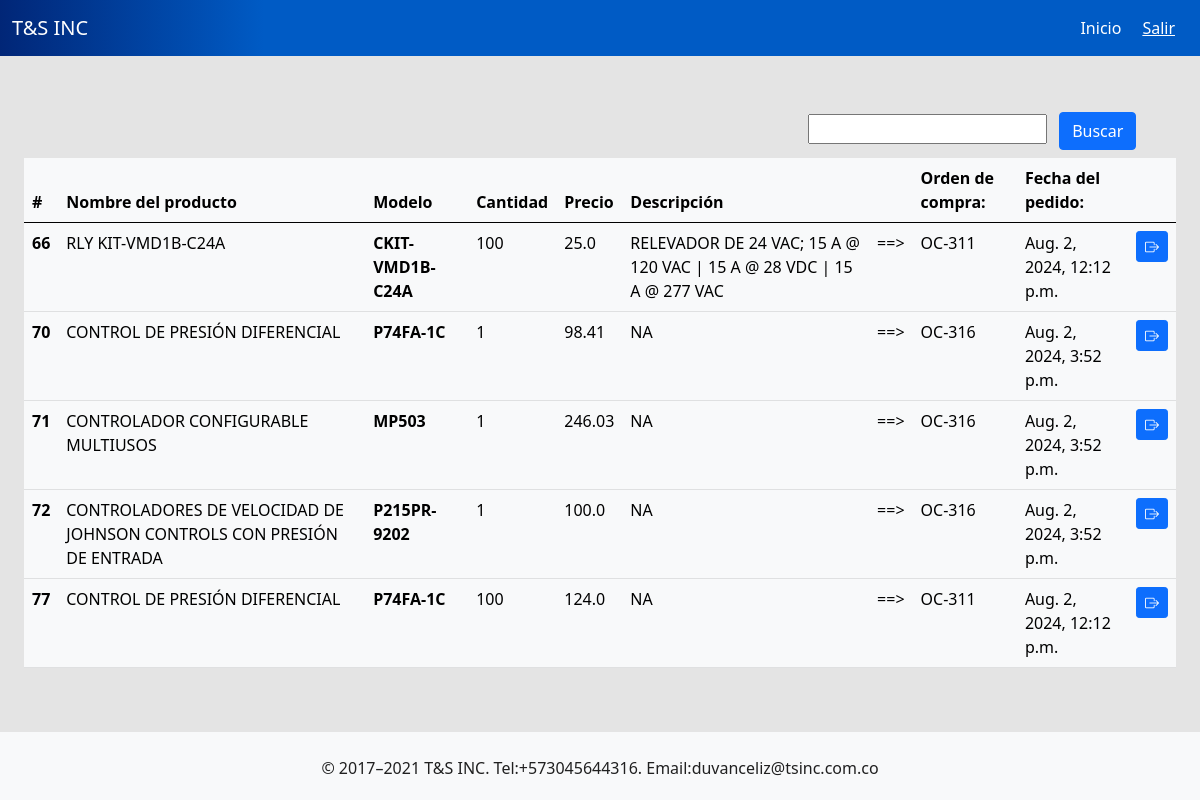
Page /purcharseorderproducts/ (signed in) on the earlier database version.
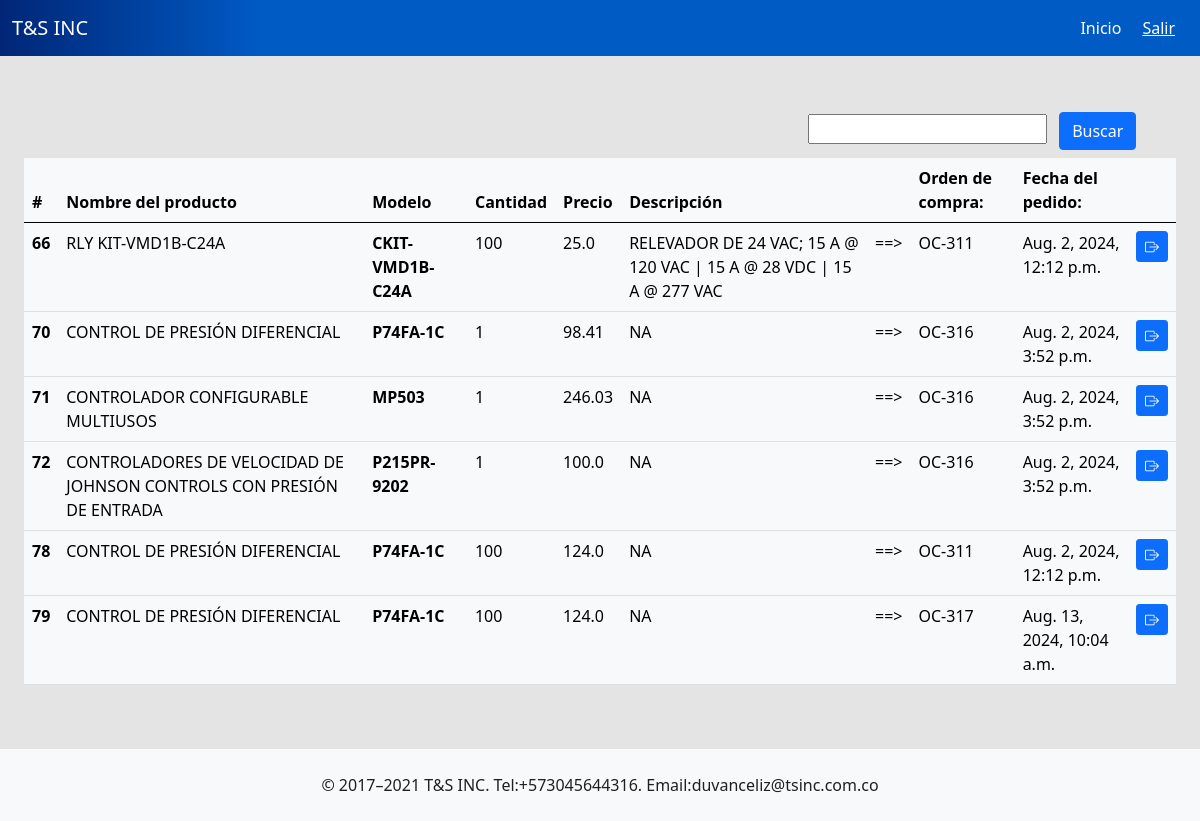
Same page on the later database version.
### tsinc/models.py (models this page shows, shortened)
class OrderProduct(models.Model):
    product = models.ForeignKey(Product,on_delete=models.CASCADE)
    quantity = models.IntegerField(default=0)
    price = models.FloatField(default=0)
    order = models.ForeignKey(PurcharseOrder,on_delete=models.CASCADE,null=True)

class Product(models.Model):
    code = models.CharField(max_length=200, default=None)
    product_name = models.CharField(max_length=200, default=None)
    factory_ref = models.CharField(max_length=200, default=None)
    model = models.CharField(max_length=200, default=None)
    sale_price = models.FloatField(default=0)
    purcharse_price = models.FloatField(default=0)
    brand = models.CharField(max_length=200, default=None)
    location = models.CharField(max_length=200, default=None)
    quantity = models.IntegerField()
    point = models.CharField(max_length=100,null=True,blank=True)
    description = models.TextField(validators=[MaxLengthValidator(500)], null=True)
    min_stock = models.IntegerField(default=0)
    iva = models.BooleanField(default=False)
    date = models.DateField(default=datetime.date.today)

class PurcharseOrder(models.Model):
    code =  models.CharField(max_length=200)
    supplier = models.CharField(max_length=200, null=True)
    nit = models.CharField(max_length=100, null=True)
    address = models.CharField(max_length=100, null=True)
    phone = models.CharField(max_length=100, null=True)
    customer = models.CharField(max_length=200, null=True)
    cost_center = models.CharField(max_length=200, null=True)
    inspector = models.CharField(max_length=200, null=True)
    supervisor = models.CharField(max_length=200, null=True)
    trm = models.FloatField(default=0)
    total_price = models.FloatField(default=0)
    total_quantity = models.IntegerField(default=0)
    usersession = models.ForeignKey(User,on_delete=models.CASCADE, null=True)
    progress = models.IntegerField(default=0)
    date = models.DateTimeField(default=timezone.now)

### tsinc/views.py (the view)
# urls.py: path('purcharseorderproducts/', views.purcharse_order_products, name='purcharse_order_products'),
@user_passes_test(staff_required,login_url='/accessdenied/')
@login_required
def purcharse_order_products(request):
    purcharse_order_products = OrderProduct.objects.all()[:10]
    search = request.GET.get('search')
    if search:
        products = Product.objects.filter(Q(product_name__icontains= search) | Q(model__icontains= search))
        purcharse_order_products = OrderProduct.objects.filter(product__in = products)
    return render(request,'purcharseorderproducts.html',{'products':purcharse_order_products})

### tsinc/views.py (called while the page is built)
def staff_required(user):
    return user.is_staff

### tsinc/templates/purcharseorderproducts.html
{% extends 'layout.html' %} {% block body %}
<div class="container">
  <div class="row">
    <div class="col-md-4">
    </div>
    <div class="col-md-4">
    </div>
    <div class="col-md-4">
      <form id="form-search">
        <input id="input-search" type="text" name="search"/>
        <button id="btn-search" class="btn btn-primary m-2" type="submit">
          Buscar
        </button>
      </form>
    </div>
  </div>
    <div class="row">
       <div class="col-md-12">
        <div class="table-responsive">
          <table class="table table-hover table-light">
            <thead>
              <tr>
                <th scope="col">#</th>
                <th scope="col">Nombre del producto</th>
                <th scope="col">Modelo</th>
                <th scope="col">Cantidad</th>
                <th scope="col">Precio</th>
                <th scope="col">Descripción</th>
                <th scope="col"></th>
                <th scope="col">Orden de compra:</th>
                <th scope="col">Fecha del pedido:</th>
                <th></th>
              </tr>
            </thead>
            <tbody>
              <tr>
                {% for product in products %}
                <th scope="row">{{product.id}}</th>
                <td>{{product.product.product_name}}</td>
                <th>{{product.product.model}}</th>
                <td>{{product.quantity}}</td>
                <td>{{product.price}}</td>
                <td>{{product.product.description}}</td>
                <td> ==> </td>
                <td>{{product.order.code}}</td>
                <td>{{product.order.date}}</td>
                <td>
                    <a class="btn btn-primary btn-sm" href="{% url 'order_product_info' product.order.id %}" data-bs-toggle="tooltip" data-bs-placement="top" title="Ver detalles de orden"> <i class="bi bi-box-arrow-right"></i></a>
                </td>
              </tr>
              {%endfor%}
            </tbody>
          </table>
        </div>
       </div>
    </div>
  </div>
{% endblock %}

### tsinc/templates/layout.html (shortened to what this page needs)
{% load static %}
<!DOCTYPE html>
<html lang="es">
  <head>
    <link
      href="https://cdn.jsdelivr.net/npm/bootstrap@5.0.2/dist/css/bootstrap.min.css"
      rel="stylesheet"
    />
    <link rel="stylesheet" href="https://cdn.jsdelivr.net/npm/bootstrap-icons@1.11.3/font/bootstrap-icons.min.css">
    <link rel="stylesheet" href="{% static 'css/styles.css' %}">
  </head>
      <nav class="navbar navbar-expand-lg navbar navbar-dark fs-6" style="background: linear-gradient(90deg, rgba(1,38,119,1) 0%, rgba(0,91,197,1) 22%, rgba(0,91,197,1) 100%);">
        <div class="container-fluid">
          <a class="navbar-brand" href="#" >T&S INC</a>
          <div class="collapse navbar-collapse justify-content-end" id="navbarNavAltMarkup">
            <div class="navbar-nav">
              <a class="nav-link active" aria-current="page" href="{% url 'home' %}">Inicio</a>
              <form method="post" action="{% url 'logout' %}" class="d-flex align-items-center">
                <button type="submit" class="btn btn-link text-white">Salir</button>
              </form>
            </div>
          </div>
        </div>
      </nav>
     <div class="container-flow content p-4">
        <div class="row">
          {% block body %} {% endblock %}
        </div>
     </div>
    <footer class="bg-light mt-4 d-flex justify-content-center">
       <div class="p-4">© 2017–2021 T&S INC. Tel:+573045644316. Email:duvanceliz@tsinc.com.co
      </div>
  </footer>
  </body>
</html>

### tsinc/static/css/styles.css (style rules this page uses)
html, body { height: 100%; margin: 0; }
.content { flex: 1; }

Differences in the rows shown:
removed OrderProduct: id "77", product.product_name "CONTROL DE PRESIÓN DIFERENCIAL", product.model "P74FA-1C", quantity "100", price "124.0", product.description "NA", order.code "OC-311", order "Aug. 2, 2024, 12:12 p.m."
added OrderProduct: id "78", product.product_name "CONTROL DE PRESIÓN DIFERENCIAL", product.model "P74FA-1C", quantity "100", price "124.0", product.description "NA", order.code "OC-311", order "Aug. 2, 2024, 12:12 p.m."
added OrderProduct: id "79", product.product_name "CONTROL DE PRESIÓN DIFERENCIAL", product.model "P74FA-1C", quantity "100", price "124.0", product.description "NA", order.code "OC-317", order "Aug. 13, 2024, 10:04 a.m."
